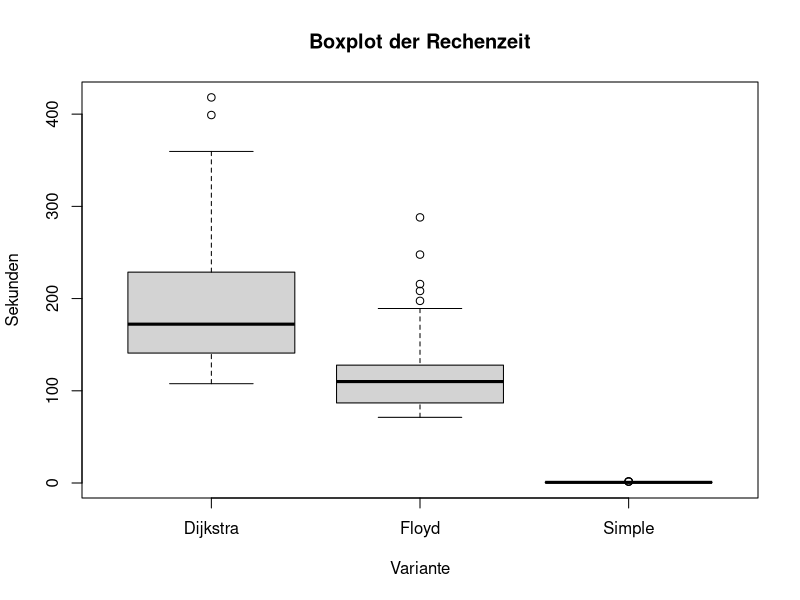

This chart was generated by the following R code:
#  R --save < skas8_costs_boxplot.R
dijkstra <- read.csv('dataset_skas_8.log.csv')
floyd <- read.csv('dataset_skas_8f.log.csv')
simple <- read.csv('dataset_skas_8s.log.csv')
p <- simple[,"dataset"]=="skas_8s+"
simple_plus <- simple[p,]
boxplot(dijkstra$duration,
        floyd$duration,
        simple_plus$duration,
        main="Boxplot der Rechenzeit",
        ylab="Sekunden",
        xlab="Variante",names=c("Dijkstra","Floyd","Simple"))
